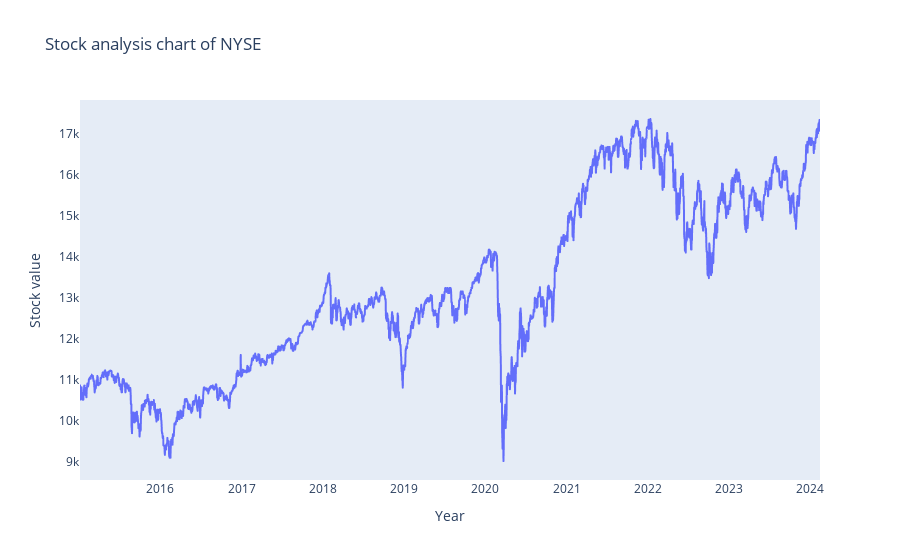

Notebook code cell kept with this figure:
### Code cell
#Stock analysis chart of NYSE
fig = px.line(y_overall, x='Date', y='NYSE_usd',
              labels={'Date': 'Year', 'NYSE_usd': 'Stock value'},
              title='Stock analysis chart of NYSE')
fig.update_layout(title_x=0.5)
fig.update_xaxes(showgrid=False)
fig.update_yaxes(showgrid=False)
fig.show()

### Figure 1 — Plotly figure (JSON) as saved in the notebook; plotly's stock layout.template omitted (floating-point values rounded to 4 significant figures; data arrays with more than 128 entries replaced by an {"elided": "..."} marker saying what was removed)
{"data": [{"hovertemplate": "Year=%{x}<br>Stock value=%{y}<extra></extra>", "legendgroup": "", "line": {"color": "#636efa", "dash": "solid"}, "marker": {"symbol": "circle"}, "mode": "lines", "name": "", "showlegend": false, "type": "scattergl", "x": {"elided": "3330 str values"}, "xaxis": "x", "y": {"elided": "3330 float values"}, "yaxis": "y"}], "layout": {"legend": {"tracegroupgap": 0}, "title": {"text": "Stock analysis chart of NYSE"}, "xaxis": {"anchor": "y", "domain": [0, 1], "showgrid": false, "title": {"text": "Year"}}, "yaxis": {"anchor": "x", "domain": [0, 1], "showgrid": false, "title": {"text": "Stock value"}}}}
